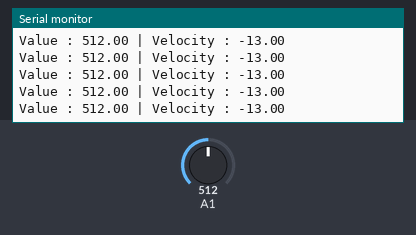
Recording of a sketch running on a simulated Arduino Mega 2560, built with avr-gcc and run on an emulated ATmega2560. On the bench: the last lines printed to the serial monitor. The test bench sets the inputs (shaded band); at power-on: A1 = 512.

Above: at 1.2 s.
1.3 s: A1 set to 500
At 2.1 s:
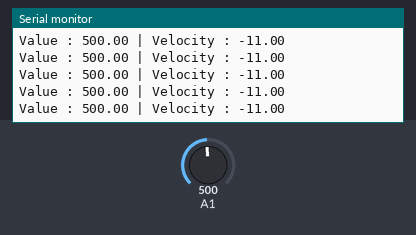
4.3 s: A1 set to 479
At 4.8 s:
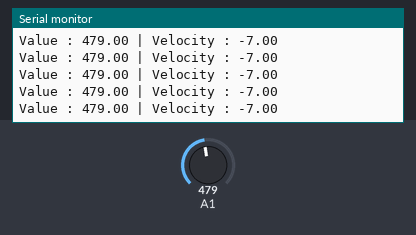
10.3 s: A1 set to 110
At 11.2 s:
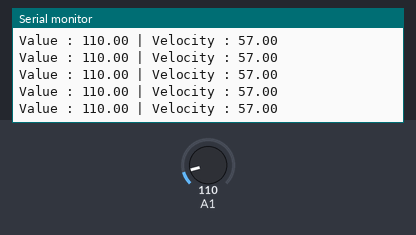
13.3 s: A1 set to 88
At 14.3 s:
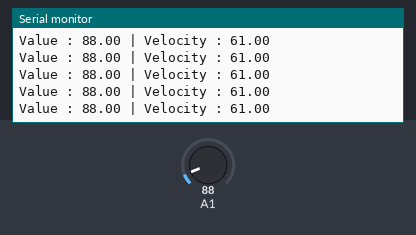
17.8 s: A1 set to 8
At 18.6 s:
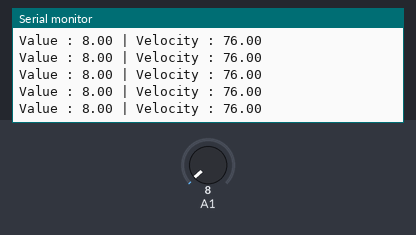
20.8 s: A1 set to 11
At 21.3 s:
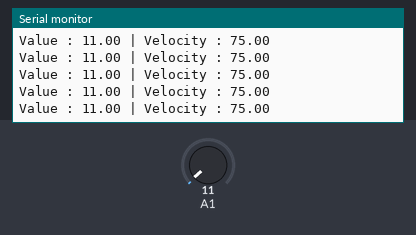
Timing chart, 0 to 23.8 s (numbered marks = the images above; inputs shaded):
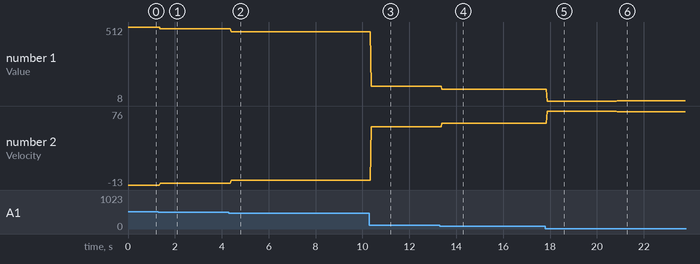

Measured:
- after the input at 1.3 s, the serial monitor: prints a new line after 0.07 s (image 1)
- after the input at 4.3 s, the serial monitor: prints a new line after 0.10 s (image 2)
- after the input at 10.3 s, the serial monitor: prints a new line after 0.07 s (image 3)
- after the input at 13.3 s, the serial monitor: prints a new line after 0.09 s (image 4)
- after the input at 17.8 s, the serial monitor: prints a new line after 0.08 s (image 5)
- after the input at 20.8 s, the serial monitor: prints a new line after 0.07 s (image 6)
- plotted number 1: 512 → 500 after the input at 1.3 s, 500 → 479 after the input at 4.3 s, 479 → 110 after the input at 10.3 s, 110 → 88 after the input at 13.3 s, 88 → 8 after the input at 17.8 s
- plotted number 2: -13 → -11 after the input at 1.3 s, -11 → -7 after the input at 4.3 s, -7 → 57 after the input at 10.3 s, 57 → 61 after the input at 13.3 s, 61 → 76 after the input at 17.8 s

The sketch:

AirSpeedSensor.ino
```cpp
void setup()
{

  Serial.begin(9600); //????????? ???? ??? ????? ? ??
  Serial.println("Open and ready...");

}

void loop()
{

  float Value = analogRead(1);
  float Velocity = map(Value, 435, 250, 0, 33);
  //float Velocity = map(Value, 1, 350, 0, 33);
  Serial.print("Value : ");
  Serial.print(Value);
  Serial.print(" | Velocity : ");
  Serial.println(Velocity);

}
```
